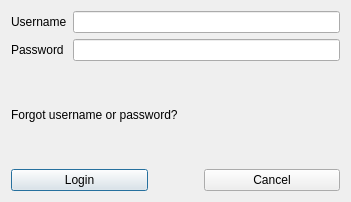
<?xml version="1.0" encoding="UTF-8"?>
<ui version="4.0">
 <class>LoginWindow</class>
 <widget class="QDialog" name="LoginWindow">
  <property name="windowModality">
   <enum>Qt::WindowModal</enum>
  </property>
  <property name="geometry">
   <rect>
    <x>0</x>
    <y>0</y>
    <width>351</width>
    <height>202</height>
   </rect>
  </property>
  <property name="windowTitle">
   <string>Log in</string>
  </property>
  <layout class="QGridLayout" name="gridLayout" rowstretch="0,0">
   <item row="0" column="0">
    <layout class="QHBoxLayout" name="horizontalLayout">
     <item>
      <layout class="QVBoxLayout" name="verticalLayout_3">
       <item>
        <widget class="QLabel" name="label">
         <property name="text">
          <string>Username</string>
         </property>
        </widget>
       </item>
       <item>
        <widget class="QLabel" name="label_2">
         <property name="text">
          <string>Password</string>
         </property>
        </widget>
       </item>
      </layout>
     </item>
     <item>
      <layout class="QVBoxLayout" name="verticalLayout_2">
       <item>
        <widget class="QLineEdit" name="userNameEdit"/>
       </item>
       <item>
        <widget class="QLineEdit" name="passwordEdit"/>
       </item>
      </layout>
     </item>
    </layout>
   </item>
   <item row="1" column="0">
    <layout class="QVBoxLayout" name="verticalLayout">
     <item>
      <widget class="QLabel" name="forgotUserNameLabel">
       <property name="text">
        <string>Forgot username or password?</string>
       </property>
      </widget>
     </item>
     <item>
      <layout class="QHBoxLayout" name="horizontalLayout_3" stretch="2,2">
       <property name="spacing">
        <number>56</number>
       </property>
       <item>
        <widget class="QPushButton" name="loginButton">
         <property name="text">
          <string>Login</string>
         </property>
        </widget>
       </item>
       <item>
        <widget class="QPushButton" name="cancelButton">
         <property name="text">
          <string>Cancel</string>
         </property>
        </widget>
       </item>
      </layout>
     </item>
    </layout>
   </item>
  </layout>
 </widget>
 <resources/>
 <connections/>
</ui>
